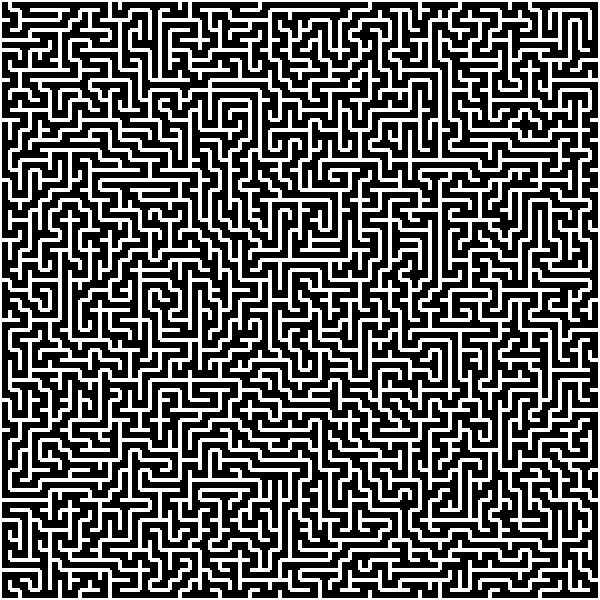
Frame 1 (no input)
Frame 60 (the mouse pressed at the canvas centre just before this capture): identical to frame 1, image omitted
Frame 120 (the mouse held since frame 60 and released just before this capture): identical to frame 1, image omitted

The Processing sketch that drew this single still picture (run headless with seeded random() and noise(); from frame 60 on, the mouse is pressed at the canvas centre):

// Processing sketch: p003_TsumiYaku
// ── p003_TsumiYaku.pde
/* Parameters */
int scale = 10;
int cols;
int rows;
boolean sol = false;

/* Structures */
ArrayList<PVector> solution = new ArrayList<PVector>();
Maze maze;

void setup() {
  noStroke();
  size(600,600);
  cols = width/scale;
  rows = height/scale;
  maze = new Maze(cols, rows);
  PVector start = new PVector(0, 0);
  PVector end = new PVector(cols-1, rows-1);
  maze.generate(start, end);
}

void draw() {
  maze.mazeDraw(sol);
}

void keyPressed() {
  if(key == 's')
    sol = !sol;
}

// ── Cell.pde
class Cell {
  class Walls {
    boolean north;
    boolean south;
    boolean east;
    boolean west;
    
    Walls(boolean w) {
      north = w;
      south = w;
      east = w;
      west = w;
    }
  }
  
  PVector pos;
  Walls walls;
  
  Cell(int x, int y, boolean w) {
    pos = new PVector(x,y);
    walls = new Walls(w);
  }
  
  public void wallDraw() {
    fill(255);
    if (walls.north)
      rect(pos.x*scale, pos.y*scale, scale, 2);
      
    if (walls.south)
      rect(pos.x*scale, (pos.y+1)*scale-2, scale, 2);
      
    if (walls.west)
      rect(pos.x*scale, pos.y*scale, 2, scale);
      
    if (walls.east)
      rect((pos.x+1)*scale-2, pos.y*scale, 2, scale);
    }
  
}

// ── Maze.pde
class Maze {
  
  Cell[][] cells;
  ArrayList<Cell> solution = new ArrayList<Cell>();
  boolean[][] visited;
  int wdh;
  int hgh;
  PVector[][] parents = new PVector[wdh][hgh];
  
  public Maze (int x, int y) { 
    wdh = x;
    hgh = y;
    cells = new Cell[x][y];
    visited = new boolean[x][y];
    parents = new PVector[x][y];
    
    for(int i = 0; i < x; i++) 
      for(int j = 0; j < y; j++) {
        visited[i][j] = false;
        cells[i][j] = new Cell(i, j, true);
      }
  }
  
  private ArrayList<Cell> neighbors(Cell cell) {
    ArrayList<Cell> neighbors = new ArrayList<Cell>();
    int x = (int)cell.pos.x;
    int y = (int)cell.pos.y;
    
    if (x > 0 && !visited[x-1][y])
      neighbors.add(cells[x-1][y]);
    
    if (x < wdh-1 && !visited[x+1][y])
      neighbors.add(cells[x+1][y]);
      
    if (y > 0 && !visited[x][y-1])
      neighbors.add(cells[x][y-1]);
      
    if (y < hgh-1 && !visited[x][y+1])
      neighbors.add(cells[x][y+1]);
    
    return neighbors;
  }
  
  void visit(Cell curr, Cell prev) {
    int x = (int)curr.pos.x;
    int y = (int)curr.pos.y;
    parents[x][y] = prev.pos;
    
    visited[x][y] = true;
    ArrayList<Cell> neighbors = neighbors(curr);
    
    while(neighbors.size() > 0) {
      Cell next = neighbors.remove(floor(random(neighbors.size())));
      int nx = (int)next.pos.x;
      int ny = (int)next.pos.y;
      
      if(!visited[nx][ny]) {
        if(nx > x) {
          curr.walls.east = false;
          next.walls.west = false;
        }
        else if (nx < x) {
          curr.walls.west = false;
          next.walls.east = false;
        }
        else if (ny > y) {
          curr.walls.south = false;
          next.walls.north = false;
        }
        else if (ny < y) {
          curr.walls.north = false;
          next.walls.south = false;
        }
        visit(next, curr);
      }
       //<>//
    }
    
  }
  
  public void generate(PVector start, PVector end) {
    int sx = (int)start.x;
    int sy = (int)start.y;
    int ex = (int)end.x;
    int ey = (int)end.y;
    
    visit(cells[sx][sy], cells[sx][sy]);
    
    Cell path = cells[ex][ey];
  
    while(path.pos.x != sx || path.pos.y != sy) {
      int px = (int)path.pos.x;
      int py = (int)path.pos.y;
      
      PVector parent = parents[px][py];
      solution.add(path);
      path = cells[(int)parent.x][(int)parent.y];      
    }
  }
  
  public void mazeDraw(boolean sol) {
    background(0);
    
    if(sol) {
      fill(0,255,0);
      for(Cell c: solution) {
        int cx = (int)c.pos.x;
        int cy = (int)c.pos.y;
        
        rect(cx*scale, cy*scale, scale, scale);
      
      }
      
    }
    
    for(int i = 0; i < wdh; i++)
      for(int j = 0; j < hgh; j++)
        cells[i][j].wallDraw(); //<>//
  }
  
  
  
}
